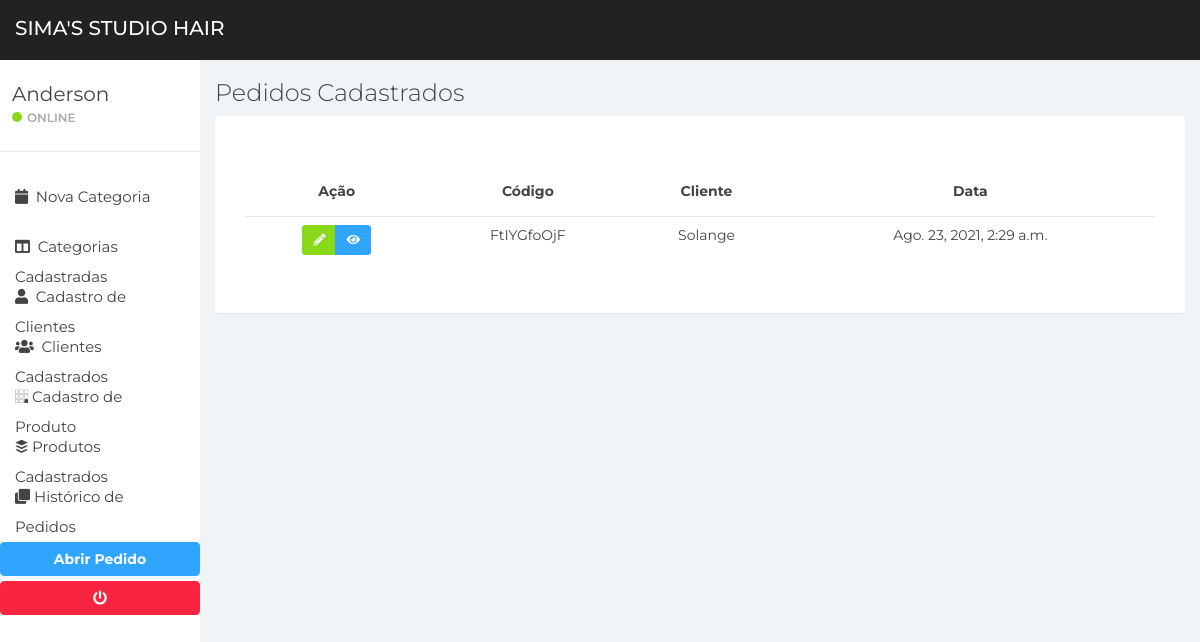
/pedido/list-pedido/, run on an earlier commit of the app's database.
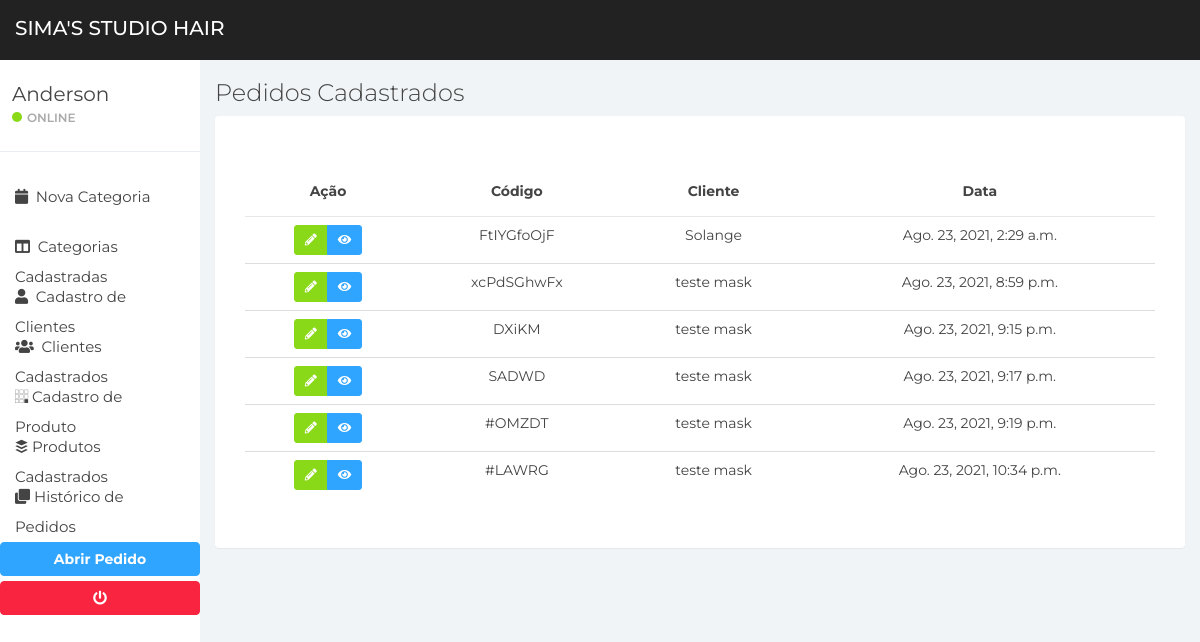
And on a later commit of the database.
### apps/pedido/models.py (models this page shows, shortened)
class Pedido(models.Model):
    codigo = models.CharField(max_length=15)
    employee = models.ForeignKey(to=Employee, on_delete=models.DO_NOTHING, blank=True, null=True)
    cliente = models.ForeignKey(to=Cliente, on_delete=models.DO_NOTHING, blank=True, null=True)
    item = models.ManyToManyField(to=Item, blank=True, null=True)
    loja = models.ForeignKey(to=Store, on_delete=models.DO_NOTHING, blank=True, null=True)
    detalhes = models.CharField(max_length=255, blank=True, null=True)
    forma_pag = models.CharField(choices=choices.FORMA_PAGAMENTO_CHOICES, default='0', max_length=3)
    obs = models.CharField(max_length=255, blank=True, null=True)
    data = models.DateTimeField(auto_now_add=True)
    is_active = models.BooleanField(default=True)
    class Meta:
        verbose_name = 'Pedido'
        verbose_name_plural = 'Pedidos'

### apps/cliente/models.py (models this page shows, shortened)
class Cliente(models.Model):
    loja = models.ForeignKey(to=Store, on_delete=models.DO_NOTHING, blank=True, null=True)
    nome = models.CharField(max_length=50)
    sobrenome = models.CharField(max_length=50)
    cpf = models.CharField(max_length=15,unique=True)
    telefone = models.CharField(max_length=200)
    email = models.EmailField(max_length=100)
    data = models.DateTimeField(auto_now_add=True)
    is_active = models.BooleanField(default=True)
    class Meta:
        verbose_name = "Cliente"
        verbose_name_plural = "Clientes"

### apps/pedido/views.py (the view)
# urls.py: path('list-pedido/', views.list_pedidos, name="list-pedido"),
def list_pedidos(request):
    page_title = 'Pedidos Cadastrados'
    msg = None
    notification = None
    pedidos = models.Pedido.objects.filter(is_active=True)
    if not pedidos:
        msg = 'Nenhum Pedido Cadastrado!'
        notification = 'danger'
    context = {
        'page_title': page_title, 'pedidos': pedidos, 'msg': msg, 'notification': notification
    }
    return render(request, 'pedidos_cadastrados.html', context)

### apps/pedido/templates/pedidos_cadastrados.html (shortened to what this page needs)
{% extends 'base/base.html' %}
{% load static %}
{% block content %}
<div class="panel-body">
    <div class="table-responsive">
        <table class="table">
            <thead>
            <tr>
                <th class="text-center">Ação</th>
                <th class="text-center">Código</th>
                <th class="text-center">Cliente</th>
                <th class="text-center">Data</th>
            </tr>
            </thead>
            <tbody>
            {% for u in pedidos %}
            <tr>
                <td align="center">
                    <div class="btn-group btn-group-sm shadow" role="group" aria-label="Basic example">
                        <a href="#" class="btn btn-success shadow"><i class="fas fa-pencil-alt"></i></a>
                        <button class="btn btn-primary shadow btn-detail" value="{{u.pk}}"><i class="fas fa-eye"></i></button>
                    </div>
                </td>
                <td align="center">{{ u.codigo }}</td>
                <td align="center">{{ u.cliente.nome }}</td>
                <td align="center">{{ u.data }}</td>
            </tr>
            {% endfor %}
            </tbody>
        </table>
    </div>
</div>
{% endblock %}

What changed in the data, as far as the page shows it:
added Pedido: {{ u.pk }} 23 (drawn), codigo "xcPdSGhwFx", cliente.nome "teste mask", data "Ago. 23, 2021, 8:59 p.m."
added Pedido: {{ u.pk }} 24 (drawn), codigo "DXiKM", cliente.nome "teste mask", data "Ago. 23, 2021, 9:15 p.m."
added Pedido: {{ u.pk }} 25 (drawn), codigo "SADWD", cliente.nome "teste mask", data "Ago. 23, 2021, 9:17 p.m."
added Pedido: {{ u.pk }} 26 (drawn), codigo "#OMZDT", cliente.nome "teste mask", data "Ago. 23, 2021, 9:19 p.m."
added Pedido: {{ u.pk }} 27 (drawn), codigo "#LAWRG", cliente.nome "teste mask", data "Ago. 23, 2021, 10:34 p.m."
